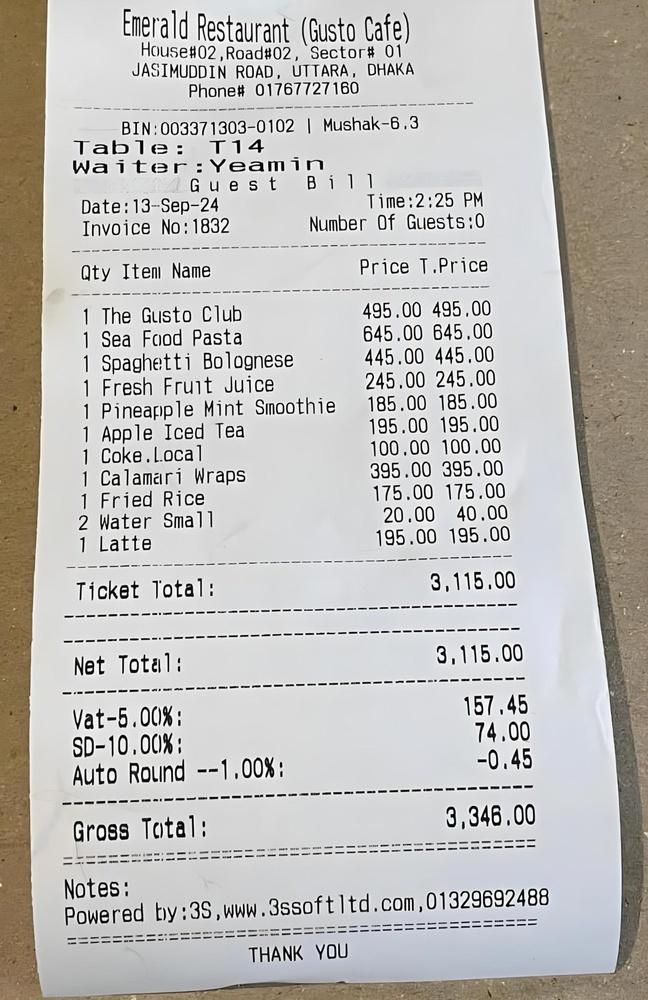
#> input picture Cafe.jpg, 648 x 1000 px, shrunk from 1327 x 2048 before the run
$ jupyter execute --allow-errors OCR_Text_Extraction.ipynb   (shell and % lines are left out)
#> lines starting #> are read from the running program, lines starting #| are printed output that depends on the picture; after the words box and inside, x2 and y2 are one past the last pixel; in counts of white or black regions, pixels touching at a corner belong together
[cell 1]
# Install Tesseract OCR and dependencies

[cell 2]
mongo_uri = "mongodb+srv://dbUser:mongo69@cluster0.pvdxjvt.mongodb.net/?retryWrites=true&w=majority&appName=Cluster0"

[cell 3]
import pymongo

# MongoDB connection string (replace <db_password> with your actual password)
mongo_uri = "mongodb+srv://dbUser:mongo69@cluster0.pvdxjvt.mongodb.net/?retryWrites=true&w=majority&appName=Cluster0"

# Create a MongoDB client
client = pymongo.MongoClient(mongo_uri)

# Access the database
db = client['ocr_database']  # Replace 'ocr_database' with your desired database name
collection = db['receipts']  # Replace 'receipts' with your desired collection name

# Print a confirmation message to check if connection is successful
print("Successfully connected to MongoDB Atlas!")

# OCR in Client Receipt image

[cell 4]
# Install dependencies (only for Google Colab)

# Import required libraries
import pytesseract
from PIL import Image
import numpy as np
import cv2
import pymongo
import re

# Upload the image to Google Colab
from google.colab import files
uploaded = files.upload()
#> the answer given: Cafe.jpg

# Preprocess the Image for OCR (Grayscale, Thresholding, Noise Removal, Deskewing)
def preprocess_image(image_path):
    # Open the image
#> called with image_path = 'Cafe.jpg'
    image = Image.open(image_path)
#> image is the input picture: PIL image 648x1000 RGB; mean R, G, B 191.1, 189.1, 185.9

    # Convert image to grayscale
    gray_image = image.convert('L')
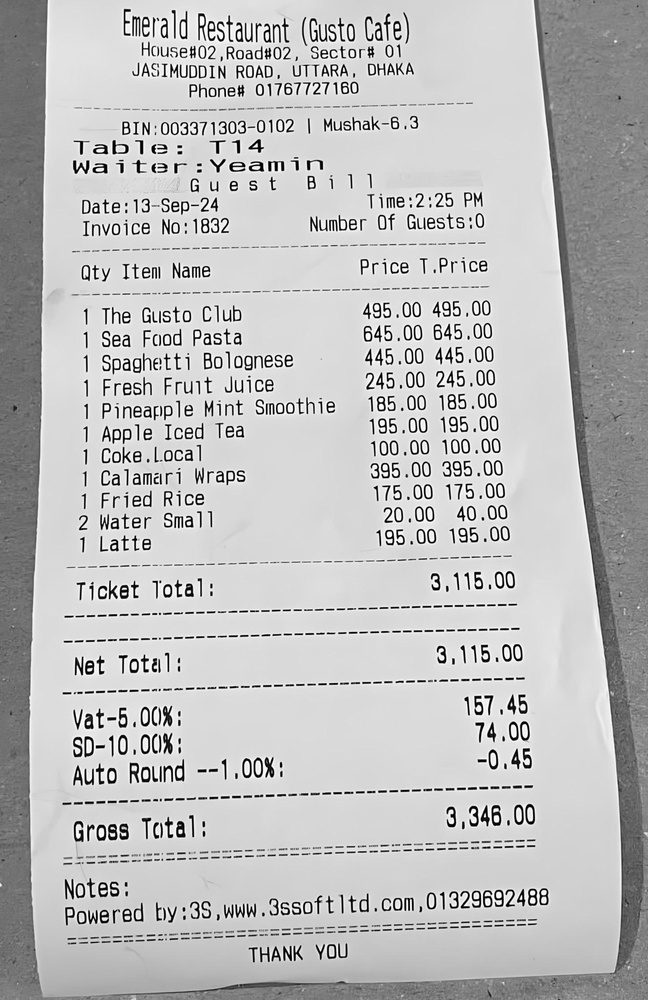
#> gray_image: PIL image 648x1000 L; min 0, max 255, mean 189.3

    # Apply thresholding to get a binary image (black and white)
    threshold_image = gray_image.point(lambda p: p > 128 and 255)
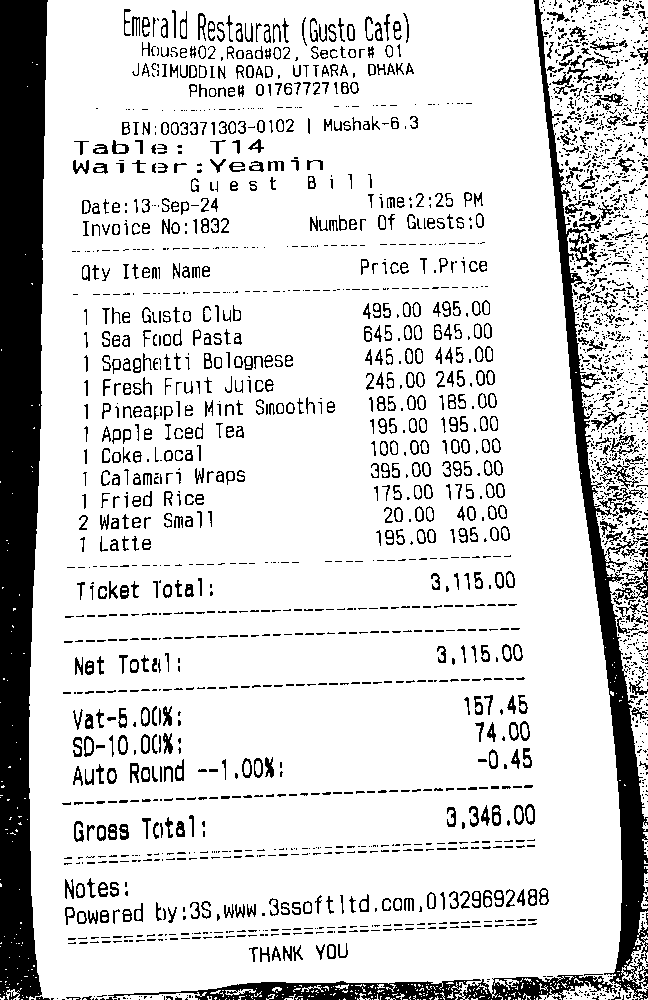
#> threshold_image: PIL image 648x1000 L; 83.3% white; 2621 black regions (1859 under 20 px), largest, box (x1, y1, x2, y2) and area: (0, 0, 48, 1000) 37304, (108, 0, 648, 1000) 20204, (622, 560, 648, 600) 311

    # Convert to numpy array for further processing (OpenCV)
    image_array = np.array(threshold_image)

    # Apply median blur to reduce noise
    processed_image = cv2.medianBlur(image_array, 3)
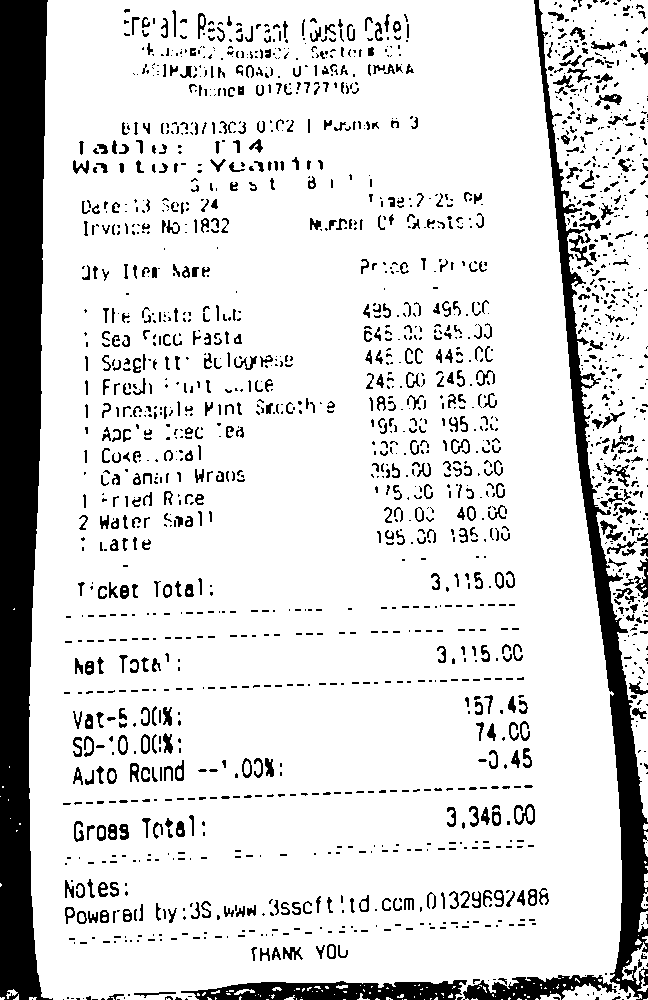
#> processed_image: shape (1000, 648); 84.9% white; 1913 black regions (1268 under 20 px), largest, box (x1, y1, x2, y2) and area: (0, 0, 53, 1000) 37529, (534, 0, 648, 1000) 14207, (181, 980, 467, 1000) 3872

    # Deskewing (if needed)
    coords = np.column_stack(np.where(processed_image > 0))
#> coords = 549972 pairs, first value 0 to 999, second value 0 to 647
    angle = cv2.minAreaRect(coords)[-1]
#> angle = -90
    if angle < -45:
        angle = -(90 + angle)
#> angle = 0
    else:
        angle = -angle
    (h, w) = processed_image.shape[:2]
#> h = 1000; w = 648
    center = (w // 2, h // 2)
#> center = (324, 500)
    M = cv2.getRotationMatrix2D(center, angle, 1.0)
#> M = [[1, 0, 0], [0, 1, 0]]
    processed_image = cv2.warpAffine(processed_image, M, (w, h), flags=cv2.INTER_CUBIC, borderMode=cv2.BORDER_REPLICATE)

    # Convert back to PIL image
    processed_image = Image.fromarray(processed_image)

    return processed_image

# OCR Text Extraction with Tesseract
def extract_text_from_image(processed_image):
    # Define OCR configurations
    custom_oem_psm_config = r'--oem 3 --psm 6'  # Use default OCR engine and Page Segmentation Mode 6 (for sparse text)

    # Run OCR on the preprocessed image to extract text
    extracted_text = pytesseract.image_to_string(processed_image, config=custom_oem_psm_config)

    return extracted_text

# Post-Processing and Enhancing Extraction (Regex)
# [45 lines left out: functions extract_receipt_info, store_text_in_mongodb, not called in this run]

# Step 7: Putting everything together
def process_receipt_image(image_path):
    # Step 7.1: Preprocess the image
    processed_image = preprocess_image(image_path)

    # Step 7.2: Extract text using Tesseract OCR
    extracted_text = extract_text_from_image(processed_image)

    # Step 7.3: Extract structured information (date, total, store name) using regex
    receipt_info = extract_receipt_info(extracted_text)

    # Print the extracted text and structured info
    print("Extracted Text:\n", extracted_text)
    print("Structured Receipt Info: ", receipt_info)

    # Step 7.4: Store the result in MongoDB
    store_text_in_mongodb(extracted_text, image_path, receipt_info)

    return extracted_text, receipt_info

# Upload image (replace with your receipt image)
image_path = list(uploaded.keys())[0]

# Process the image and store the result
#> (the rest of this cell did not finish here and is left out)

# OCR in Personal Receipt image 1

[cell 5]
# Install dependencies (only for Google Colab)

# Import required libraries
import pytesseract
from PIL import Image
import numpy as np
import cv2
import pymongo
import re

# Upload the image to Google Colab
from google.colab import files
uploaded = files.upload()
#> the answer given: client_Recipt.jpg

# Preprocess the Image for OCR (Grayscale, Thresholding, Noise Removal, Deskewing)
def preprocess_image(image_path):
    # Open the image
#> called with image_path = 'client_Recipt.jpg'
    image = Image.open(image_path)
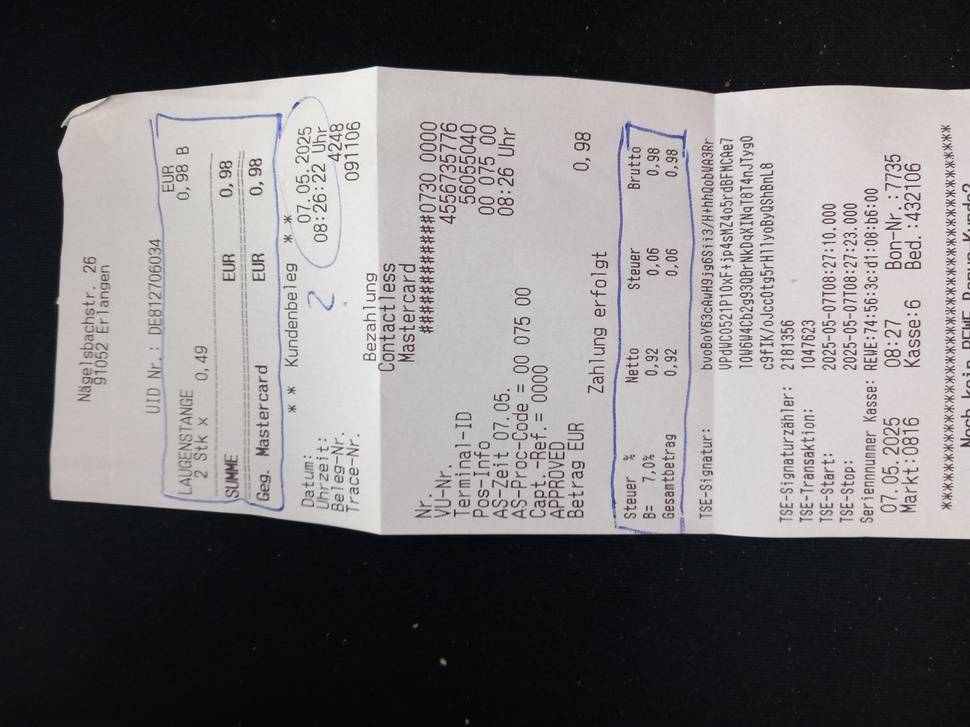
#> input picture client_Recipt.jpg, 970 x 727 px, shrunk from 4080 x 3060 before the run
#> image is the input picture: PIL image 970x727 RGB; mean R, G, B 119.1, 116.9, 117.6

    # Convert image to grayscale
    gray_image = image.convert('L')
#> gray_image: PIL image 970x727 L

    # Apply thresholding to get a binary image (black and white)
    threshold_image = gray_image.point(lambda p: p > 128 and 255)
#> threshold_image: PIL image 970x727 L; 53.9% white; 1277 black regions (733 under 20 px), largest, box (x1, y1, x2, y2) and area: (0, 0, 970, 727) 300093, (613, 127, 624, 455) 657, (686, 153, 695, 314) 259

    # Convert to numpy array for further processing (OpenCV)
    image_array = np.array(threshold_image)

    # Apply median blur to reduce noise
    processed_image = cv2.medianBlur(image_array, 3)
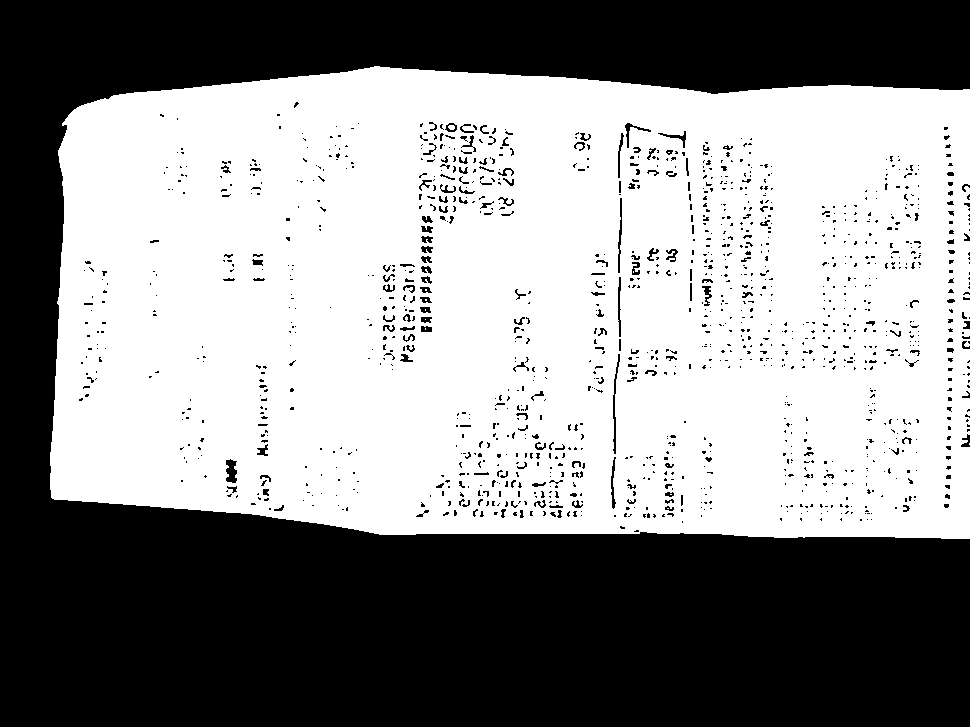
#> processed_image: shape (727, 970); 55.5% white; 1346 black regions (1161 under 20 px), largest, box (x1, y1, x2, y2) and area: (0, 0, 970, 727) 300079, (613, 354, 620, 454) 205, (226, 459, 237, 483) 198

    # Deskewing (if needed)
    coords = np.column_stack(np.where(processed_image > 0))
#> coords = 391322 pairs, first value 66 to 538, second value 50 to 969
    angle = cv2.minAreaRect(coords)[-1]
#> angle = -0.435
    if angle < -45:
        angle = -(90 + angle)
    else:
        angle = -angle
#> angle = 0.435
    (h, w) = processed_image.shape[:2]
#> h = 727; w = 970
    center = (w // 2, h // 2)
#> center = (485, 363)
    M = cv2.getRotationMatrix2D(center, angle, 1.0)
#> M = [[1, 0.00759, -2.74], [-0.00759, 1, 3.69]]
    processed_image = cv2.warpAffine(processed_image, M, (w, h), flags=cv2.INTER_CUBIC, borderMode=cv2.BORDER_REPLICATE)
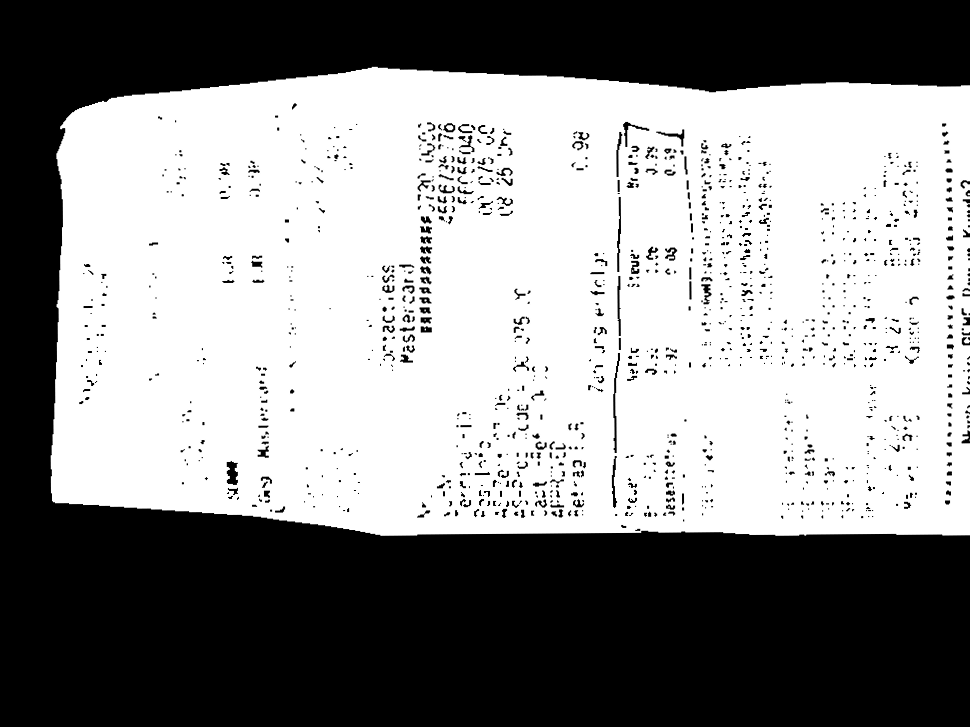
#> processed_image: shape (727, 970); min 0, max 255, mean 141.4

    # Convert back to PIL image
    processed_image = Image.fromarray(processed_image)

    return processed_image

# OCR Text Extraction with Tesseract
def extract_text_from_image(processed_image):
    # Define OCR configurations
    custom_oem_psm_config = r'--oem 3 --psm 6'  # Use default OCR engine and Page Segmentation Mode 6 (for sparse text)

    # Run OCR on the preprocessed image to extract text
    extracted_text = pytesseract.image_to_string(processed_image, config=custom_oem_psm_config)

    return extracted_text

# Post-Processing and Enhancing Extraction (Regex)
# [45 lines left out: functions extract_receipt_info, store_text_in_mongodb, not called in this run]

# Step 7: Putting everything together
def process_receipt_image(image_path):
    # Step 7.1: Preprocess the image
    processed_image = preprocess_image(image_path)

    # Step 7.2: Extract text using Tesseract OCR
    extracted_text = extract_text_from_image(processed_image)

    # Step 7.3: Extract structured information (date, total, store name) using regex
    receipt_info = extract_receipt_info(extracted_text)

    # Print the extracted text and structured info
    print("Extracted Text:\n", extracted_text)
    print("Structured Receipt Info: ", receipt_info)

    # Step 7.4: Store the result in MongoDB
    store_text_in_mongodb(extracted_text, image_path, receipt_info)

    return extracted_text, receipt_info

# Upload image (replace with your receipt image)
image_path = list(uploaded.keys())[0]

# Process the image and store the result
#> (the rest of this cell did not finish here and is left out)

# OCR in Personal Receipt image 2

[cell 6]
# Install dependencies (only for Google Colab)

# Import required libraries
import pytesseract
from PIL import Image
import numpy as np
import cv2
import pymongo
import re

# Upload the image to Google Colab
from google.colab import files
uploaded = files.upload()
#> the answer given: client_Recipt.jpg

# Preprocess the Image for OCR (Grayscale, Thresholding, Noise Removal, Deskewing)
def preprocess_image(image_path):
    # Open the image
#> called with image_path = 'client_Recipt.jpg'
    image = Image.open(image_path)

    # Convert image to grayscale
    gray_image = image.convert('L')

    # Apply thresholding to get a binary image (black and white)
    threshold_image = gray_image.point(lambda p: p > 128 and 255)

    # Convert to numpy array for further processing (OpenCV)
    image_array = np.array(threshold_image)

    # Apply median blur to reduce noise
    processed_image = cv2.medianBlur(image_array, 3)

    # Deskewing (if needed)
    coords = np.column_stack(np.where(processed_image > 0))
    angle = cv2.minAreaRect(coords)[-1]
#> angle = -0.435
    if angle < -45:
        angle = -(90 + angle)
    else:
        angle = -angle
#> angle = 0.435
    (h, w) = processed_image.shape[:2]
#> h = 727; w = 970
    center = (w // 2, h // 2)
#> center = (485, 363)
    M = cv2.getRotationMatrix2D(center, angle, 1.0)
#> M = [[1, 0.00759, -2.74], [-0.00759, 1, 3.69]]
    processed_image = cv2.warpAffine(processed_image, M, (w, h), flags=cv2.INTER_CUBIC, borderMode=cv2.BORDER_REPLICATE)

    # Convert back to PIL image
    processed_image = Image.fromarray(processed_image)

    return processed_image

# OCR Text Extraction with Tesseract
def extract_text_from_image(processed_image):
    # Define OCR configurations
    custom_oem_psm_config = r'--oem 3 --psm 6'  # Use default OCR engine and Page Segmentation Mode 6 (for sparse text)

    # Run OCR on the preprocessed image to extract text
    extracted_text = pytesseract.image_to_string(processed_image, config=custom_oem_psm_config)

    return extracted_text

# Post-Processing and Enhancing Extraction (Regex)
# [45 lines left out: functions extract_receipt_info, store_text_in_mongodb, not called in this run]

# Step 7: Putting everything together
def process_receipt_image(image_path):
    # Step 7.1: Preprocess the image
    processed_image = preprocess_image(image_path)

    # Step 7.2: Extract text using Tesseract OCR
    extracted_text = extract_text_from_image(processed_image)

    # Step 7.3: Extract structured information (date, total, store name) using regex
    receipt_info = extract_receipt_info(extracted_text)

    # Print the extracted text and structured info
    print("Extracted Text:\n", extracted_text)
    print("Structured Receipt Info: ", receipt_info)

    # Step 7.4: Store the result in MongoDB
    store_text_in_mongodb(extracted_text, image_path, receipt_info)

    return extracted_text, receipt_info

# Upload image (replace with your receipt image)
image_path = list(uploaded.keys())[0]

# Process the image and store the result
#> (the rest of this cell did not finish here and is left out)
